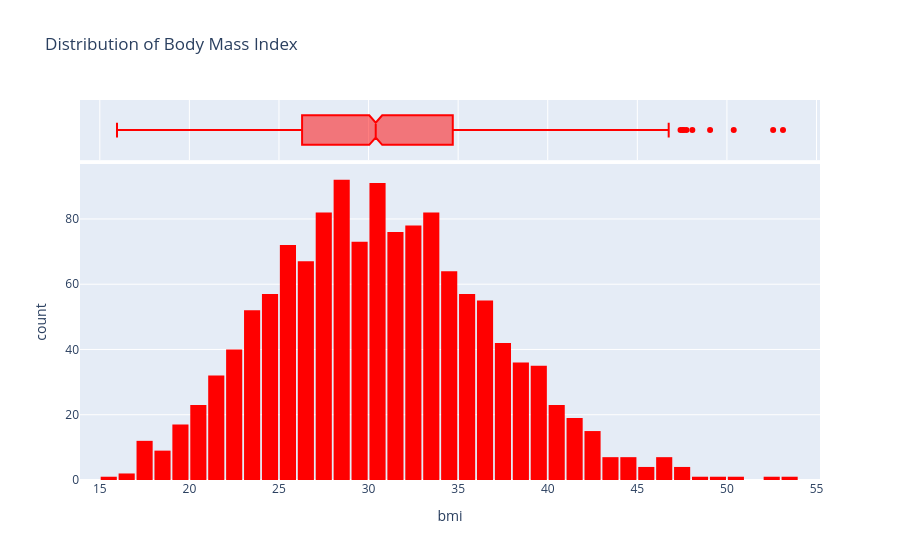

Notebook code cell kept with this figure:
### Code cell
fig = px.histogram(insurance_df, 
                   x = 'bmi', 
                   marginal = 'box', 
                   color_discrete_sequence = ['red'],
                   title = 'Distribution of Body Mass Index')
fig.update_layout(bargap = 0.1)
fig.show()

### Figure 1 — Plotly figure (JSON) as saved in the notebook; plotly's stock layout.template omitted (floating-point values rounded to 4 significant figures; data arrays with more than 128 entries replaced by an {"elided": "..."} marker saying what was removed)
{"data": [{"bingroup": "x", "hovertemplate": "bmi=%{x}<br>count=%{y}<extra></extra>", "legendgroup": "", "marker": {"color": "red", "pattern": {"shape": ""}}, "name": "", "orientation": "v", "showlegend": false, "type": "histogram", "x": {"elided": "1338 float values"}, "xaxis": "x", "yaxis": "y"}, {"hovertemplate": "bmi=%{x}<extra></extra>", "legendgroup": "", "marker": {"color": "red"}, "name": "", "notched": true, "showlegend": false, "type": "box", "x": {"elided": "1338 float values"}, "xaxis": "x2", "yaxis": "y2"}], "layout": {"bargap": 0.1, "barmode": "relative", "legend": {"tracegroupgap": 0}, "title": {"text": "Distribution of Body Mass Index"}, "xaxis": {"anchor": "y", "domain": [0, 1], "title": {"text": "bmi"}}, "xaxis2": {"anchor": "y2", "domain": [0, 1], "matches": "x", "showgrid": true, "showticklabels": false}, "yaxis": {"anchor": "x", "domain": [0, 0.8316], "title": {"text": "count"}}, "yaxis2": {"anchor": "x2", "domain": [0.8416, 1], "matches": "y2", "showgrid": false, "showline": false, "showticklabels": false, "ticks": ""}}}
